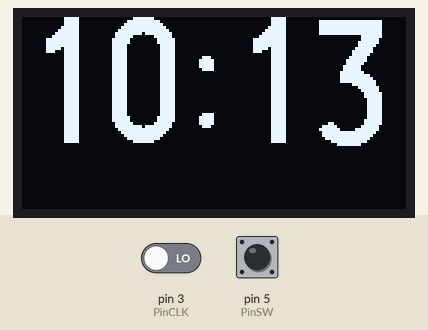
Bench run of a sketch on a simulated Arduino Uno, built with avr-gcc and run on an emulated ATmega328P. On the bench: 128×64 one-colour display. The inputs (shaded band) are chosen by the test bench; at power-on: pin 5 (PinSW) HIGH, pin 3 (PinCLK) LOW. The local clock reads 2024-03-15 10:24:30 at power-on unless the sketch sets it; what the sketch prints to the serial monitor is not drawn.

Above: at 1.6 s.
1.7 s: pin 5 (PinSW) pulled LOW for 1 s
At 2.57 s:
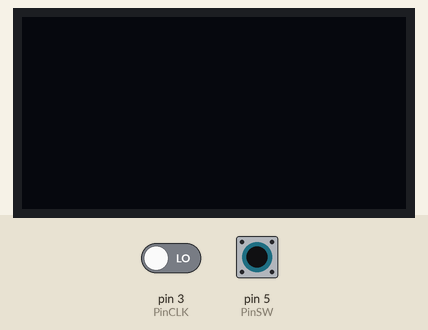
4.2 s: pin 5 (PinSW) pulled LOW for 0.3 s
At 6.0 s:
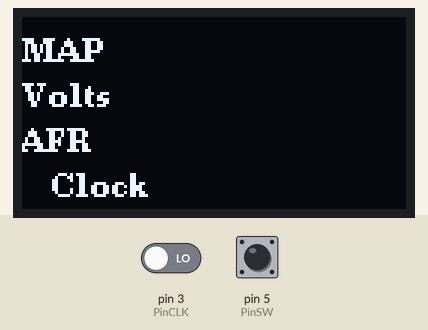
6.3 s: pin 5 (PinSW) pulled LOW for 3.2 s
At 40.8 s:
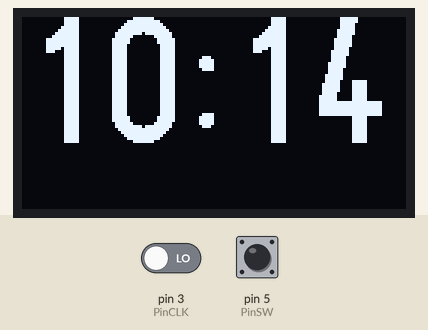
Timing chart, 0 to 41.9 s (numbered marks = the images above; inputs shaded):
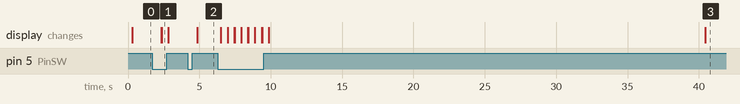

Measured:
- after the input at 1.7 s, the display: first changes after 0.62 s (image 1 shows a later state)
- after the input at 4.2 s, the display: changes after 0.64 s (image 2)
- after the input at 6.3 s, the display: first changes after 0.21 s (image 3 shows a later state)

The sketch:

readcan.ino
```cpp
// demo: CAN-BUS Shield, receive data with check mode
// send data coming to fast, such as less than 10ms, you can use this way
// loovee, 2014-6-13

//realtime clock
#include <Wire.h>
#include <DS3231.h>

#include <SPI.h>
#include "mcp_can.h"

#include <Arduino.h>
#include <U8g2lib.h>

U8G2_SSD1306_128X64_NONAME_1_HW_I2C u8g2(U8G2_R0, /* reset=*/ U8X8_PIN_NONE);
//Screen setup end

//rotary encoder
volatile boolean TurnDetected;  // need volatile for Interrupts
volatile boolean rotationdirection;  // CW or CCW rotation

const int PinCLK=3;   // Generating interrupts using CLK signal
const int PinDT=4;    // Reading DT signal
const int PinSW=5;    // Reading Push Button switch
//rotary encoder end

//CAN Setup
const int SPI_CS_PIN = 9;
MCP_CAN CAN(SPI_CS_PIN);

//menu setup
const char menu[][6] = {"MAP", "Volts", "AFR", "Clock"};
const int menuItems = 4;
int menuSelected = 3;
boolean atMenu = false;

//clock setup
DS3231 clock;
RTCDateTime dt;

// Interrupt routine runs if CLK goes from HIGH to LOW
void isr ()  {

   static unsigned long last_interrupt_time = 0;
   unsigned long interrupt_time = millis();
   if (interrupt_time - last_interrupt_time > 100)
   {
      if (digitalRead(PinCLK)){
        rotationdirection= digitalRead(PinDT);
      }
      else {
        rotationdirection= !digitalRead(PinDT);
      }

      if(atMenu == true){
        if(rotationdirection == true && menuSelected < menuItems-1){
          menuSelected++;
        } else if( rotationdirection == false && menuSelected > 0)
        { menuSelected--; }
      }
      TurnDetected = true;
   }
   last_interrupt_time = interrupt_time;
}

void setup()
{
    Serial.begin(115200);
    //screen setup
    u8g2.begin();
    //setup encoder
    pinMode(PinCLK,INPUT);
    pinMode(PinDT,INPUT);
    pinMode(PinSW,INPUT);
    digitalWrite(PinSW, HIGH); // Pull-Up resistor for switch
    attachInterrupt (1,isr,FALLING); // interrupt 0 always connected to pin 2 on Arduino UNO

    //setup clock
    Serial.println("Initialize DS3231");;
    clock.begin();
    clock.setDateTime(__DATE__, __TIME__);

    //setup canbus
    while (CAN_OK != CAN.begin(CAN_1000KBPS))
    {
        Serial.println("CAN BUS Shield init fail");
        Serial.println(" Init CAN BUS Shield again");
        delay(100);
    }
    Serial.println("CAN BUS Shield init ok!");
}


void loop()
{
   if(atMenu){
       showMenu();
    } else {
      readCan();
    }
    checkEncoder();
}

void readCan()
{
    unsigned char len = 0;
    unsigned char buf[8];

    static unsigned long last_message_time = 0;
    unsigned long message_time = millis();

    if(CAN_MSGAVAIL == CAN.checkReceive())            // check if data coming
    {
        CAN.readMsgBuf(&len, buf);    // read data,  len: data length, buf: data buf
        unsigned int canId = CAN.getCanId();

        switch (menuSelected)
        {
          case 0:
            displayMAP(canId, buf);
            break;
          case 1:
            displayVoltage(canId, buf);
            break;
          case 2:
            displayAFR(canId, buf);
            break;
          case 3:
            displayClock();
            break;
        }
        last_message_time = message_time;
    } else if(menuSelected == 3){
      displayClock();
    } else if(message_time - last_message_time > 2000){
      char na[] = "N/A";
      writeToScreen(na);
    }

}

void displayMAP(unsigned int canId, unsigned char buf[8]){

   if(canId == 0x125){
        Serial.println("-----------------------------");
        Serial.print("Get data from ID: ");
        Serial.println(canId, HEX);
        unsigned int data = buf[6] * 256 + buf[7];
        Serial.print(data);
        Serial.print("\t");
        Serial.println();

        float fData = data/100.0;

        writeToScreen(fData);
    }
}

void displayVoltage(unsigned int canId, unsigned char buf[8]){

   if(canId == 0x118){
        Serial.println("-----------------------------");
        Serial.print("Get data from ID: ");
        Serial.println(canId, HEX);
        unsigned int data = buf[2] * 256 + buf[3];
        Serial.print(data);
        Serial.print("\t");
        Serial.println();

        float fData = data/100.0;

        writeToScreen(fData);
    }
}

void displayAFR(unsigned int canId, unsigned char buf[8]){

   if(canId == 0x125){
        Serial.println("-----------------------------");
        Serial.print("Get data from ID: ");
        Serial.println(canId, HEX);
        unsigned int data = buf[2] * 256 + buf[3];
        Serial.print(data);
        Serial.print("\t");
        Serial.println();

        float fData = data/100.0;

        writeToScreen(fData);
    }
}

void displayClock()
{
   dt = clock.getDateTime();
  writeToScreenSmall(clock.dateFormat("h:i", dt));
}

void writeToScreen(char text[])
{
    u8g2.setFont(u8g2_font_logisoso58_tr);
    u8g2.firstPage();
    do {
      u8g2.setCursor(0,62);
      u8g2.drawStr(0, 62, text);
    } while ( u8g2.nextPage() );
}

void writeToScreen(unsigned int text)
{
    u8g2.setFont(u8g2_font_logisoso58_tr);
    u8g2.firstPage();
    do {
      u8g2.setCursor(0,62);
      u8g2.print(text);
    } while ( u8g2.nextPage() );
}

void writeToScreen(float text)
{
    u8g2.setFont(u8g2_font_logisoso58_tr);
    u8g2.firstPage();
    do {
      u8g2.setCursor(0,62);
      u8g2.print(text);
    } while ( u8g2.nextPage() );
}

void writeToScreenSmall(char text[])
{
    u8g2.setFont(u8g2_font_logisoso42_tr);
    u8g2.firstPage();
    do {
      u8g2.setCursor(0,42);
      u8g2.print(text);
    } while ( u8g2.nextPage() );
}

void showMenu()
{
    u8g2.clearBuffer();          // clear the internal memory
    u8g2.setFont(u8g2_font_ncenB08_tr);  // choose a suitable font
    u8g2.firstPage();
    do {
        int position = 0;
        for(int i=0; i<menuItems; i++)
        {
            position += 15;
            if(i==menuSelected){
              u8g2.drawStr(10, position, menu[i]); // write something to the internal memory
            } else {
              u8g2.drawStr(0, position, menu[i]); // write something to the internal memory
            }
        }
    } while ( u8g2.nextPage() );

}

void checkEncoder(){
  if (!(digitalRead(PinSW))) {   // check if button is pressed
        atMenu = !atMenu;
        if(atMenu == false){
          char text[] = "";
          writeToScreen(text);
        }
        delay(200);
    }
}

/*********************************************************************************************************
  END FILE
*********************************************************************************************************/
```
